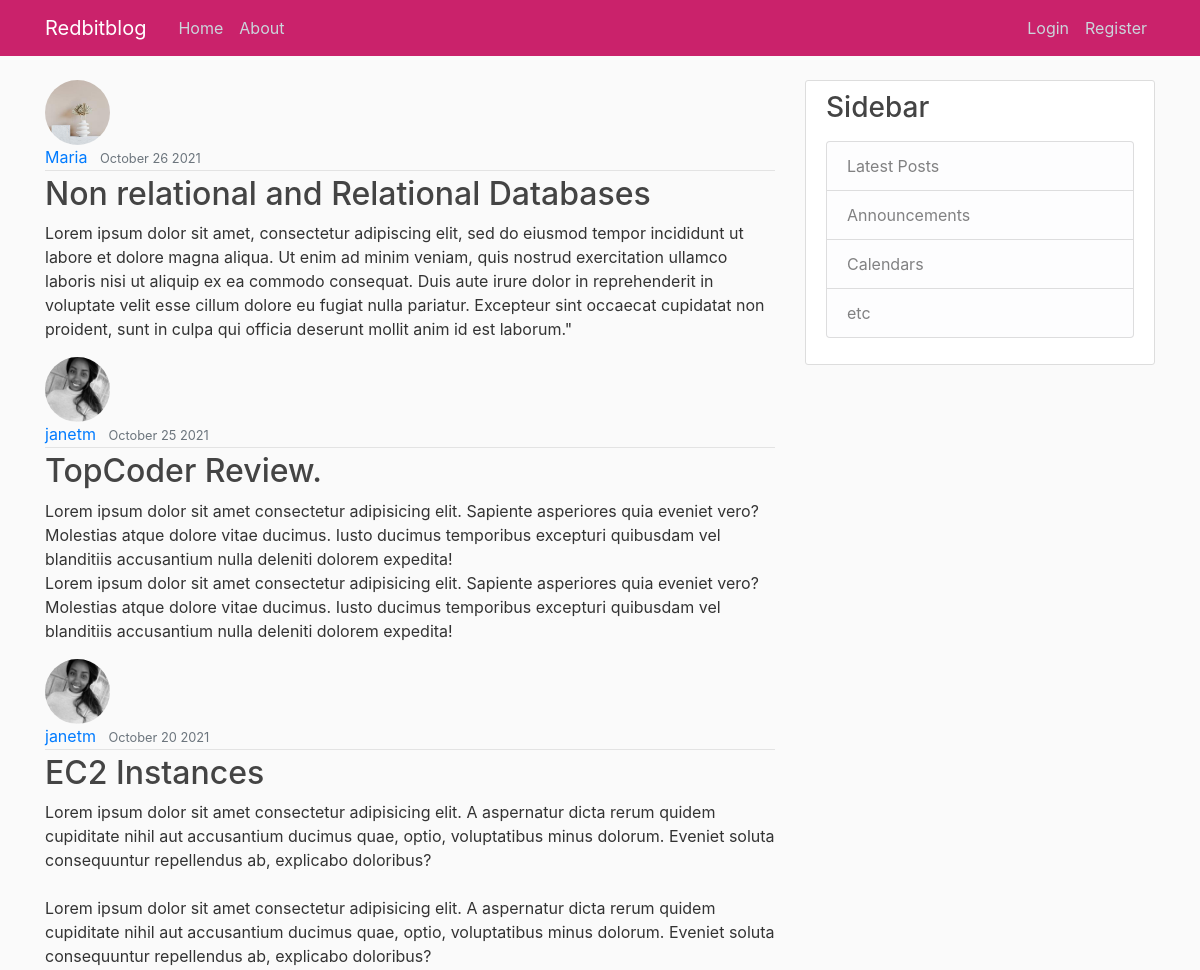
The app's page / (upper part), older data.
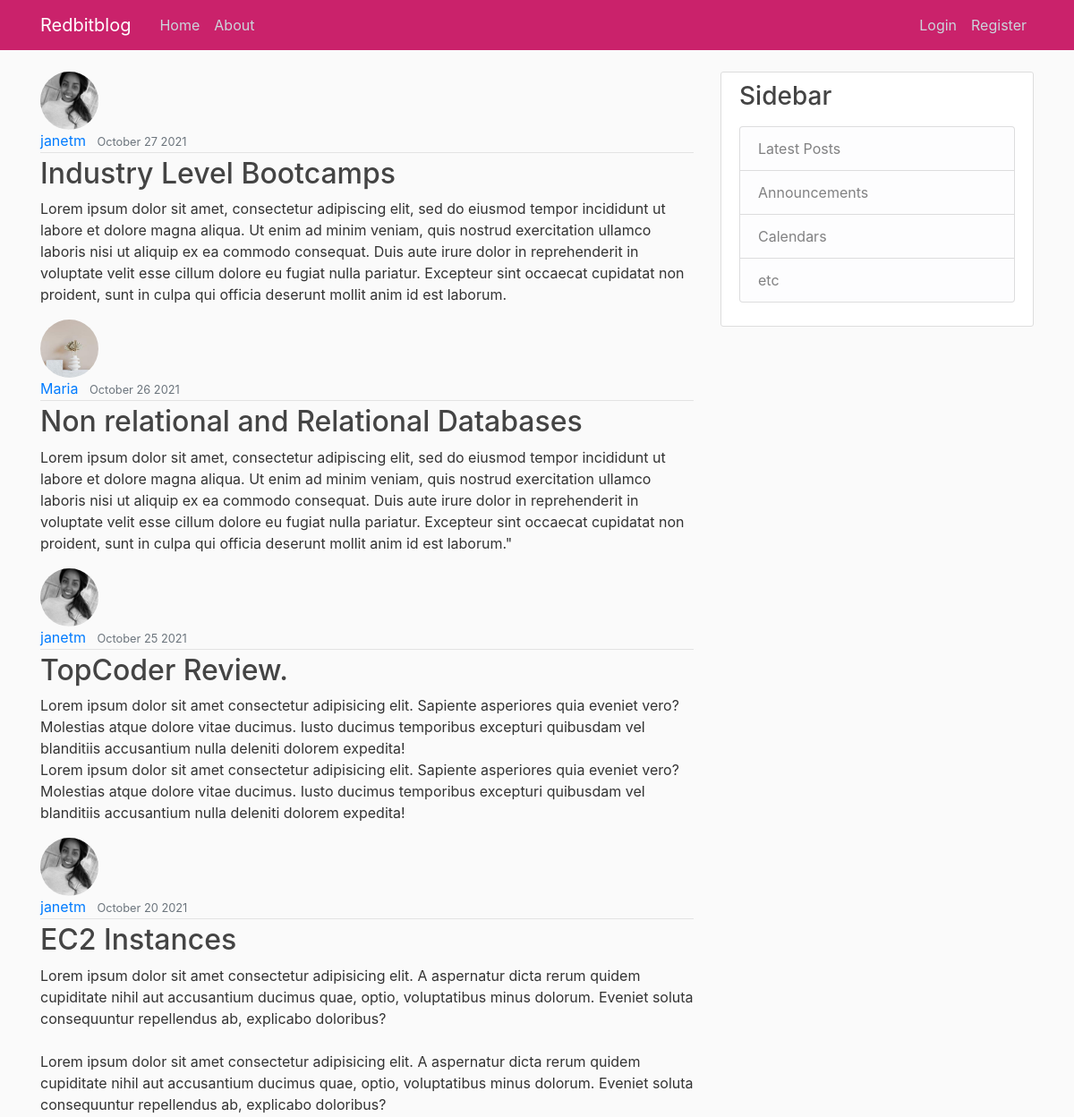
The same page, newer data.
### blog/models.py (models this page shows, shortened)
class Post(models.Model):
    title = models.CharField(max_length=100)
    content = models.TextField()
    date = models.DateTimeField(default=timezone.now)
    author = models.ForeignKey(
        User, on_delete=models.CASCADE)

### users/models.py (models this page shows, shortened)
class Profile(models.Model):
    user = models.OneToOneField(User, on_delete=models.CASCADE)
    image = models.ImageField(default='default.jpg', upload_to='profile_pics')

### blog/views.py (the view)
# urls.py: path('', blog_views.PostListView.as_view(), name='blog-home'),
class PostListView(ListView):
    model = Post
    template_name = 'blog/home.html'  # <app>/<model>_<viewtype>.html
    context_object_name = 'posts'
    ordering = ['-date']

### blog/templates/blog/home.html
{%extends 'blog/base.html'%}
{%block content%}
    {%for post in posts%}
    <article class="media-content-section">
        <img class="rounded-circle article-img" src="{{post.author.profile.image.url}}">
        <div class="media-body">
            <div class="article-metadata">
                <a class= "mr-2" href="#">{{post.author}}</a>
                <small class="text-muted">{{post.date|date:'F d Y'}}</small>
            </div>
            <h2><a class="article-title" href="{%url 'post-detail' post.id%}">{{post.title}}</a></h2>
            <p class="article-content">{{post.content}}</p>
        </div>
    </article>
    {%endfor%}
{%endblock content%}

Row changes from the older to the newer data that the page shows:
added Post: author.profile.image (picture), author "janetm", date "October 27 2021", title "Industry Level Bootcamps", content "Lorem ipsum dolor sit amet, consectetur adipiscing elit, sed do eiusmod tempor incididunt ut labore et dolore magna aliqua. Ut enim ad minim veniam, quis nostrud exercitation ullamco laboris nisi ut aliquip ex ea commodo consequat. Duis aute irure dolor in reprehenderit in voluptate velit esse cillum dolore eu fugiat nulla pariatur. Excepteur sint occaecat cupidatat non proident, sunt in culpa qui officia deserunt mollit anim id est laborum."
